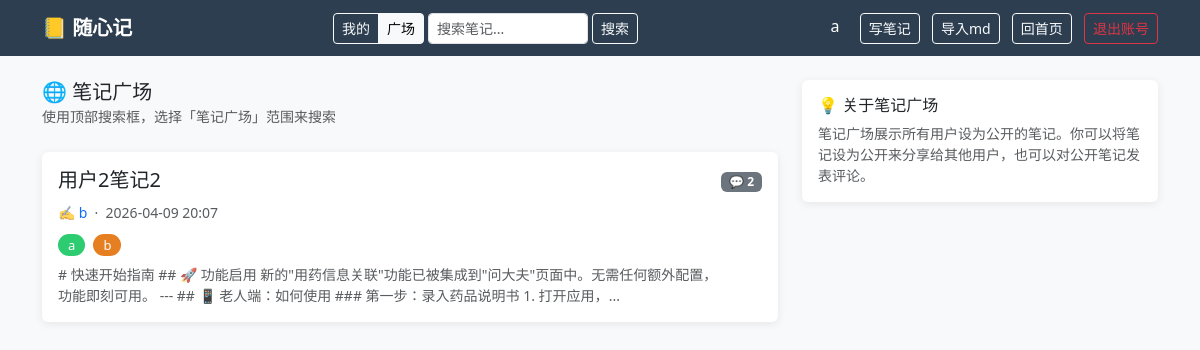
Before: /plaza (signed in) with the older database file.
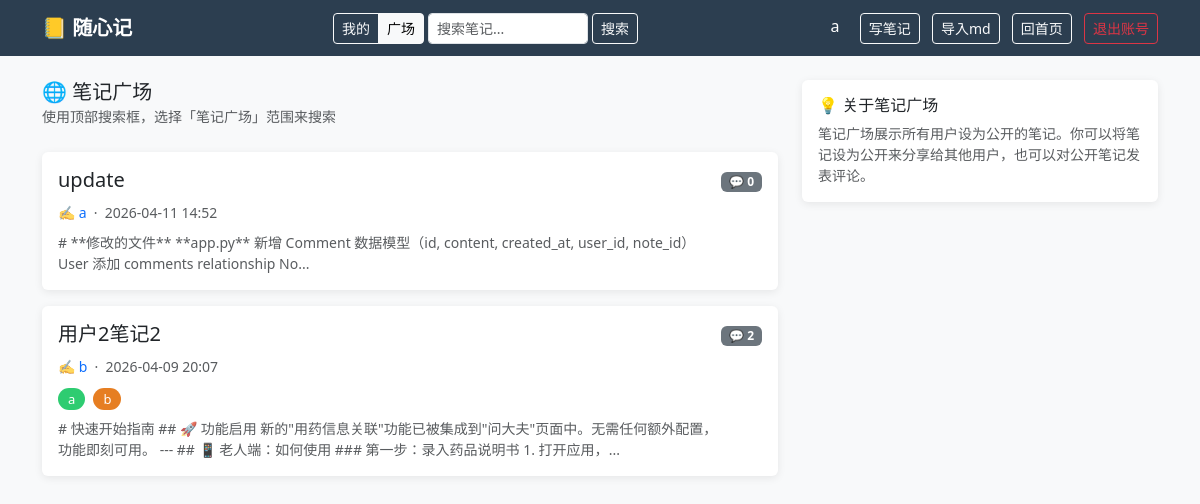
After: the same page with the newer database file.
### app.py (models this page shows)
class Note(db.Model):
    id         = db.Column(db.Integer, primary_key=True)
    title      = db.Column(db.String(200), nullable=False)
    content    = db.Column(db.Text, nullable=False)
    created_at = db.Column(db.DateTime, default=datetime.utcnow)
    updated_at = db.Column(db.DateTime, default=datetime.utcnow)  # 手动在 edit 时刷新
    user_id    = db.Column(db.Integer, db.ForeignKey('user.id'), nullable=False)
    folder_id  = db.Column(db.Integer, db.ForeignKey('folder.id'), nullable=True)
    is_public  = db.Column(db.Boolean, default=False)
    is_deleted = db.Column(db.Boolean, default=False)
    deleted_at = db.Column(db.DateTime, nullable=True)
    tags       = db.relationship('Tag', secondary=note_tags, backref='notes')
    comments   = db.relationship('Comment', backref='note', lazy=True, order_by='Comment.created_at.desc()', cascade='all, delete-orphan')
    versions   = db.relationship('NoteVersion', backref='note', lazy=True, order_by='NoteVersion.created_at.desc()', cascade='all, delete-orphan')

class User(UserMixin, db.Model):
    id       = db.Column(db.Integer, primary_key=True)
    username = db.Column(db.String(80), unique=True, nullable=False)
    password = db.Column(db.String(200), nullable=False)
    notes    = db.relationship('Note', backref='author', lazy=True)
    comments = db.relationship('Comment', backref='author', lazy=True)

class Tag(db.Model):
    id   = db.Column(db.Integer, primary_key=True)
    name = db.Column(db.String(50), unique=True, nullable=False)

### app.py (the view)
@app.route('/plaza')
@login_required
def plaza():
    q = request.args.get('q', '').strip()
    query = Note.query.filter_by(is_public=True)
    if q:
        query = query.filter(Note.title.contains(q) | Note.content.contains(q))
    notes = query.order_by(Note.created_at.desc()).all()
    return render_template('plaza.html', notes=notes, q=q)

### app.py (called while the page is built)
@app.template_filter('local_time')
def local_time(dt):
    if dt is None:
        return ''
    beijing = timezone(timedelta(hours=8))
    return dt.replace(tzinfo=timezone.utc).astimezone(beijing).strftime('%Y-%m-%d %H:%M')

@login_manager.user_loader
def load_user(user_id):
    return db.session.get(User, int(user_id))

### templates/plaza.html (shortened to what this page needs)
{% extends 'base.html' %}
{% block content %}
<div class="row">
    <div class="col-md-8">
        <div class="mb-4">
            <h5 class="mb-0">🌐 笔记广场</h5>
            <small class="text-muted">使用顶部搜索框，选择「笔记广场」范围来搜索</small>
        </div>
        {% for note in notes %}
        <div class="card mb-3 p-3">
            <div class="d-flex justify-content-between align-items-start">
                <div>
                    <h5><a href="/plaza/{{ note.id }}" class="text-decoration-none text-dark">{{ note.title }}</a></h5>
                    <small class="text-muted">
                        ✍️ <a href="#" class="text-decoration-none">{{ note.author.username }}</a>
                        &nbsp;·&nbsp; {{ note.created_at | local_time }}
                    </small>
                    <div class="mt-2">
                        {% for tag in note.tags %}
                        <span class="tag-badge tag-color-{{ tag.id % 8 }}">{{ tag.name }}</span>
                        {% endfor %}
                    </div>
                    <div class="mt-2 text-muted small">
                        {{ note.content[:120] }}{% if note.content|length > 120 %}...{% endif %}
                    </div>
                </div>
                <div class="text-end">
                    <span class="badge bg-secondary">💬 {{ note.comments|length }}</span>
                </div>
            </div>
        </div>
        {% else %}
        <div class="card p-4 text-center text-muted">
            <p>广场上还没有公开笔记，快去设一篇公开笔记吧！</p>
            <a href="/" class="btn btn-dark">回到我的笔记</a>
        </div>
        {% endfor %}
    </div>
    <div class="col-md-4">
        <div class="card p-3">
            <h6 class="mb-2">💡 关于笔记广场</h6>
            <p class="small text-muted mb-0">
                笔记广场展示所有用户设为公开的笔记。你可以将笔记设为公开来分享给其他用户，也可以对公开笔记发表评论。
            </p>
        </div>
    </div>
</div>
{% endblock %}

Changed rows visible on the page:
now on this page (row edited): Note: title "update", author.username "a", created_at|local_time "2026-04-11 14:52", content "# **修改的文件** **app.py** 新增 Comment 数据模型（id, content, created_at, user_id, note_id） User 添加 comments relationship No", comments|length "0"
